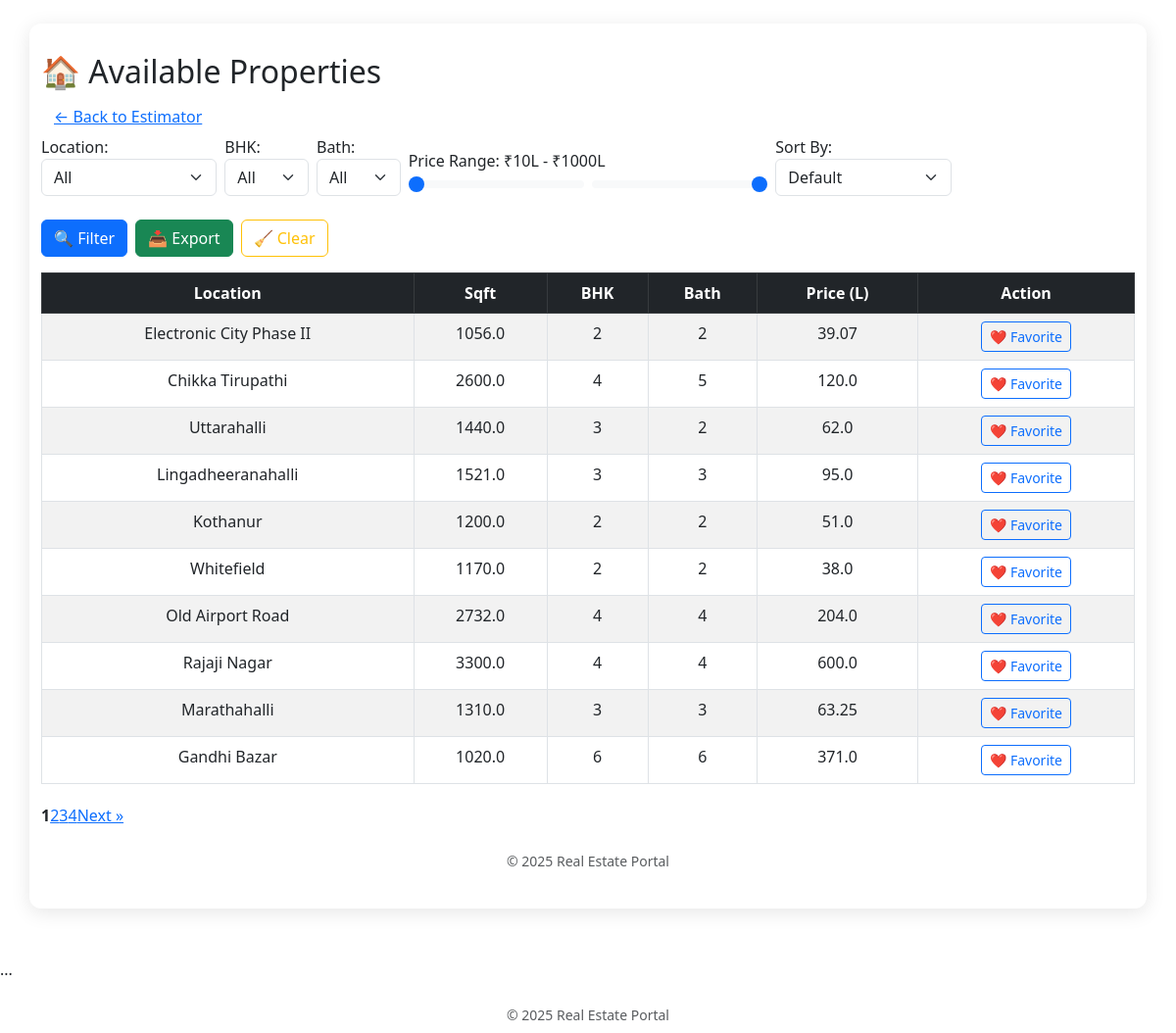
Screenshot of /properties-page (signed in) with the database file from the repository.
### tables this page shows
CREATE TABLE properties (
            id INTEGER PRIMARY KEY AUTOINCREMENT,
            location TEXT,
            sqft REAL,
            bath INTEGER,
            bhk INTEGER,
            price REAL
        );

### server/app.py (the view, shortened to what this page needs)
@app.route('/properties-page', methods=['GET', 'POST'])
def properties_page():
    if 'user' not in session:
        return redirect(url_for('login_user'))
    conn = sqlite3.connect(DB_PATH)
    cursor = conn.cursor()
    username = session['user']
    cursor.execute("SELECT id FROM users WHERE username = ?", (username,))
    user = cursor.fetchone()
    if not user:
        conn.close()
        return "User not found", 404
    user_id = user[0]
    cursor.execute("SELECT DISTINCT location FROM properties ORDER BY location ASC")
    locations = [row[0] for row in cursor.fetchall()]
    base_query = "SELECT * FROM properties WHERE 1=1"
    filters = {'location': 'All', 'bhk': 'All', 'bath': 'All', 'sort_by': 'default', 'min_price': '', 'max_price': ''}
    params = []
    if filters['location'] != 'All':
        base_query += " AND location = ?"
        params.append(filters['location'])
    if filters['bhk'] != 'All':
        base_query += " AND bhk = ?"
        params.append(int(filters['bhk']))
    if filters['bath'] != 'All':
        base_query += " AND bath = ?"
        params.append(int(filters['bath']))
    if filters['min_price']:
        base_query += " AND price >= ?"
        params.append(float(filters['min_price']))
    if filters['max_price']:
        base_query += " AND price <= ?"
        params.append(float(filters['max_price']))
    sort_clause = ""
    if filters['sort_by'] == 'price':
        sort_clause = " ORDER BY price ASC"
    elif filters['sort_by'] == 'sqft':
        sort_clause = " ORDER BY sqft DESC"
    elif filters['sort_by'] == 'bhk':
        sort_clause = " ORDER BY bhk DESC"
    final_query = base_query + sort_clause
    if request.form.get("export") == "csv":
        df = pd.read_sql_query(final_query, conn, params=params)
        csv_path = os.path.join("static", "export.csv")
        df.to_csv(csv_path, index=False)
        conn.close()
        return redirect(url_for('static', filename='export.csv'))
    page = int(request.args.get('page', 1))
    per_page = 10
    offset = (page - 1) * per_page
    count_query = f"SELECT COUNT(*) FROM ({base_query})"
    total = cursor.execute(count_query, params).fetchone()[0]
    final_query += " LIMIT ? OFFSET ?"
    cursor.execute(final_query, params + [per_page, offset])
    properties = cursor.fetchall()
    cursor.execute("SELECT property_id FROM favorites WHERE user_id = ?", (user_id,))
    favorites = [row[0] for row in cursor.fetchall()]
    conn.close()
    total_pages = (total + per_page - 1) // per_page
    return render_template("properties_page.html",
                           properties=properties,
                           locations=locations,
                           filters=filters,
                           page=page,
                           total_pages=total_pages,
                           favorites=favorites,
                           total_results=total)

### templates/properties_page.html (shortened to what this page needs)
<!DOCTYPE html>
<html lang="en">
<head>
    <link rel="stylesheet" href="{{ url_for('static', filename='style.css') }}">
    <link href="https://cdn.jsdelivr.net/npm/bootstrap@5.3.0/dist/css/bootstrap.min.css" rel="stylesheet">
</head>
<body>
<div class="container mt-4">
    <h2>🏠 Available Properties</h2>
    <a href="{{ url_for('index') }}" class="btn btn-link">← Back to Estimator</a>
    <form method="POST" class="row g-2 align-items-end mb-3">
    <div class="col-md-2">
        <label for="location">Location:</label>
        <select class="form-select" name="location" id="location">
            <option value="All">All</option>
        </select>
    </div>
    <div class="col-md-1">
        <label for="bhk">BHK:</label>
        <select class="form-select" name="bhk" id="bhk">
            <option value="All">All</option>
        </select>
    </div>
    <div class="col-md-1">
        <label for="bath">Bath:</label>
        <select class="form-select" name="bath" id="bath">
            <option value="All">All</option>
        </select>
    </div>
    <div class="col-md-4">
        <label for="price_range">Price Range: <span id="priceLabel"></span></label>
        <div class="d-flex align-items-center gap-2">
            <input type="range" class="form-range" min="10" max="1000" step="10" id="min_price" name="min_price" value="{{ filters.min_price or 10 }}">
            <input type="range" class="form-range" min="10" max="1000" step="10" id="max_price" name="max_price" value="{{ filters.max_price or 1000 }}">
        </div>
    </div>
    <div class="col-md-2">
        <label for="sort_by">Sort By:</label>
        <select class="form-select" name="sort_by" id="sort_by">
            <option value="default" {% if filters.sort_by == 'default' %}selected{% endif %}>Default</option>
        </select>
    </div>
    <div class="col-md-auto d-flex gap-2 mt-4">
        <button type="submit" class="btn btn-primary">🔍 Filter</button>
        <button type="submit" name="export" value="csv" class="btn btn-success">📥 Export</button>
        <a href="{{ url_for('properties_page') }}" class="btn btn-outline-warning">🧹 Clear</a>
    </div>
    </form>
    {% if properties %}
    <table class="table table-bordered table-striped mt-3">
        <thead class="table-dark">
        <tr>
            <th>Location</th><th>Sqft</th><th>BHK</th><th>Bath</th><th>Price (L)</th><th>Action</th>
        </tr>
        </thead>
        <tbody>
        {% for p in properties %}
        <tr onclick='showPropertyDetails({{ p|tojson }})' style="cursor:pointer;">
            <td>{{ p[1] }}</td>
            <td>{{ p[2] }}</td>
            <td>{{ p[4] }}</td>
            <td>{{ p[3] }}</td>
            <td>{{ p[5] }}</td>
            <td>
                {% if p[0] in favorites %}
                <button id="fav-{{ p[0] }}" class="btn btn-sm btn-danger" onclick="removeFromFavorites({{ p[0] }}); event.stopPropagation();">💔 Unfavorite</button>
                {% else %}
                <button id="fav-{{ p[0] }}" class="btn btn-sm btn-outline-primary" onclick="addToFavorites({{ p[0] }}); event.stopPropagation();">❤️ Favorite</button>
                {% endif %}
            </td>
        </tr>
        {% endfor %}
        </tbody>
    </table>
    {% else %}
        <p class="mt-4">No properties found.</p>
    {% endif %}
    {% if total_pages > 1 %}
    <div class="pagination">
        {% for p in range(max(1, page-3), min(total_pages+1, page+4)) %}
            {% if p == page %}
                <strong>{{ p }}</strong>
            {% else %}
                <a href="{{ url_for('properties_page', page=p) }}">{{ p }}</a>
            {% endif %}
        {% endfor %}
        {% if page < total_pages %}
            <a href="{{ url_for('properties_page', page=page+1) }}">Next »</a>
        {% endif %}
    </div>
    {% endif %}
    <footer class="text-center mt-4 mb-2 text-muted">
        &copy; 2025 Real Estate Portal
    </footer>
</div>
...
<footer class="text-center mt-4 mb-2 text-muted">
    &copy; 2025 Real Estate Portal
</footer>
</body>
</html>

### static/style.css (style rules this page uses)
body { font-family: 'Segoe UI', Tahoma, Geneva, Verdana, sans-serif; background: #f5f7fa; margin: 0; padding: 0; }
.container { max-width: 600px; margin: 50px auto; padding: 30px; background-color: white; border-radius: 12px; box-shadow: 0 4px 20px rgba(0, 0, 0, 0.1); }
input[type="number"], select { width: 100%; padding: 10px; border: 1px solid #ccc; border-radius: 6px; font-size: 16px; }
button { padding: 12px; background-color: #007bff; color: white; font-size: 16px; border: none; border-radius: 6px; cursor: pointer; transition: 0.2s; }
footer { text-align: center; margin-top: 20px; font-size: 14px; color: #aaa; }

### templates/properties_page.html (style rules this page uses)
th, td { text-align: center; padding: 8px; }
.pagination { text-align: center; margin-top: 20px; }

### rows the page displays
properties: location "Electronic City Phase II", sqft "1056.0", bhk "2", bath "2", price "39.07"
properties: location "Chikka Tirupathi", sqft "2600.0", bhk "4", bath "5", price "120.0"
properties: location "Uttarahalli", sqft "1440.0", bhk "3", bath "2", price "62.0"
properties: location "Lingadheeranahalli", sqft "1521.0", bhk "3", bath "3", price "95.0"
properties: location "Kothanur", sqft "1200.0", bhk "2", bath "2", price "51.0"
properties: location "Whitefield", sqft "1170.0", bhk "2", bath "2", price "38.0"
properties: location "Old Airport Road", sqft "2732.0", bhk "4", bath "4", price "204.0"
properties: location "Rajaji Nagar", sqft "3300.0", bhk "4", bath "4", price "600.0"
properties: location "Marathahalli", sqft "1310.0", bhk "3", bath "3", price "63.25"
properties: location "Gandhi Bazar", sqft "1020.0", bhk "6", bath "6", price "371.0"

### other values shown
{{ p }} "1"
{{ p }} "2" "3" "4"
